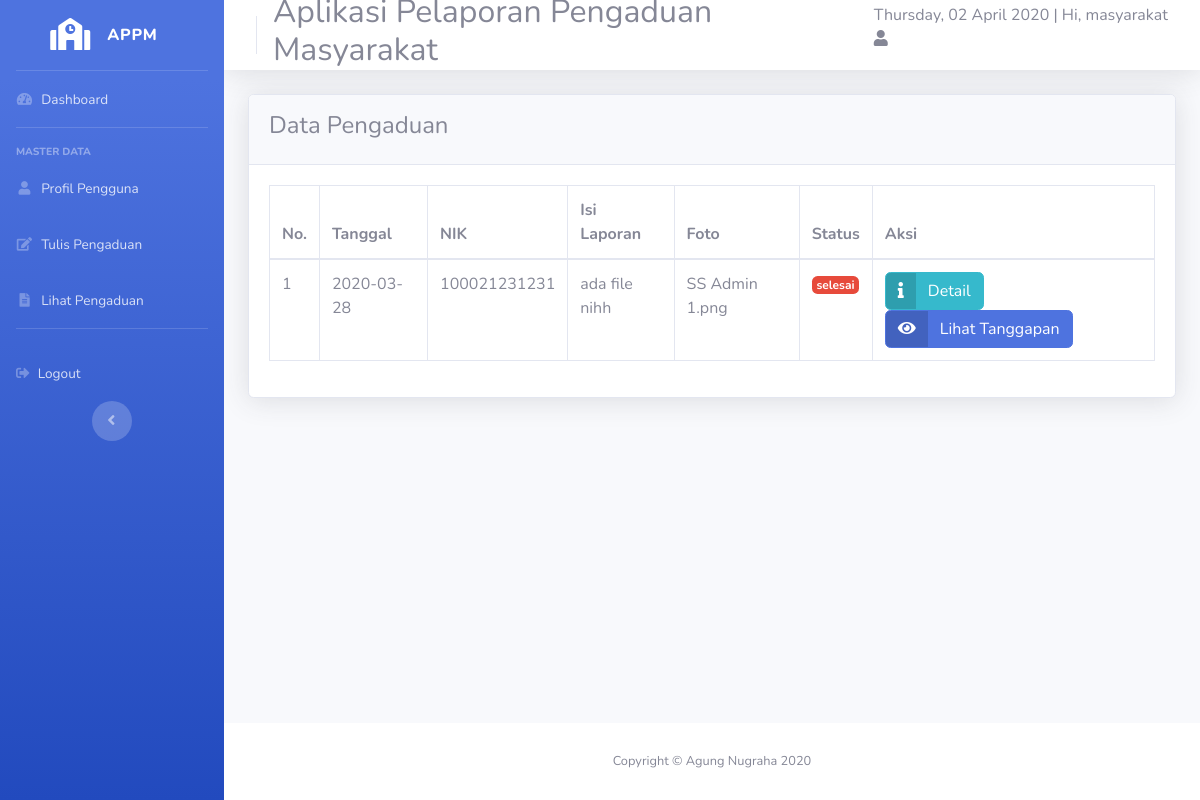
Screenshot of /masyarakat.php?url=lihat_pengaduan (signed in) with the database file from the repository.
### tables this page shows
CREATE TABLE `pengaduan` (
  `id_pengaduan` int(11) NOT NULL,
  `tgl_pengaduan` date NOT NULL,
  `nik` char(16) NOT NULL,
  `isi_laporan` text NOT NULL,
  `foto` varchar(255) NOT NULL,
  `status` enum('belum diproses','sedang diproses','selesai') NOT NULL
);

### lihat_pengaduan.php (the view, shortened to what this page needs)
<!DOCTYPE html>
<html lang="en">
<head>
  <link href="vendor/fontawesome-free/css/all.min.css" rel="stylesheet" type="text/css">
  <link href="css/sb-admin-2.min.css" rel="stylesheet">
  <link href="vendor/datatables/dataTables.bootstrap4.min.css" rel="stylesheet">
</head>
<body id="page-top">
          <div class="card shadow mb-4">
            <div class="card-header py-3">
              <h4>Data Pengaduan</h4>
            </div>
            <div class="card-body">
              <div class="table-responsive">
                <table class="table table-bordered" id="dataTable" width="100%" cellspacing="0">
                  <thead>
                    <tr>
                      <th>No.</th>
                      <th>Tanggal</th>
                      <th>NIK</th>
                      <th>Isi Laporan</th>
                      <th>Foto</th>
                      <th>Status</th>
                      <th>Aksi</th>
                    </tr>
                  </thead>
                  <?php
                  $no=1;
                  require 'koneksi.php';
                  $sql=mysqli_query($koneksi, "SELECT * FROM pengaduan WHERE nik=$_SESSION[nik];") ;
                  while($data=mysqli_fetch_array($sql)) {
                  ?>
                  <tbody>
                    <tr>
                      <td><?php echo $no++; ?></td>
                      <td><?php echo $data['tgl_pengaduan']; ?></td>
                      <td><?php echo $data['nik']; ?></td>
                      <td><?php echo $data['isi_laporan']; ?></td>
                      <td><?php echo $data['foto']; ?></td>
                      <td><span class="badge badge-danger"><?php echo $data['status'] ?></span></td>
                      <td>
                          <a href="?url=detail_pengaduan&id=<?php echo $data['id_pengaduan']; ?>" class="btn btn-info btn-icon-split">
                            <span class="icon text-white-20">
                              <i class="fas fa-info"></i>
                              </span>
                              <span class="text">Detail</span>
                          </a>
                          <a href="?url=lihat_tanggapan&id=<?php echo $data['id_pengaduan']; ?>" class="btn btn-primary btn-icon-split">
                            <span class="icon text-white-20">
                              <i class="fas fa-eye"></i>
                              </span>
                              <span class="text">Lihat Tanggapan</span>
                          </a>
                      </td>
                    </tr>
                  </tbody>
                <?php } ?>
                </table>
              </div>
            </div>
          </div>
</body>
</html>

### rows the page displays
pengaduan: tgl_pengaduan "2020-03-28", nik "100021231231", isi_laporan "ada file nihh", foto "SS Admin 1.png", status "selesai"

### other values shown
$_SESSION['nama'] "masyarakat"
